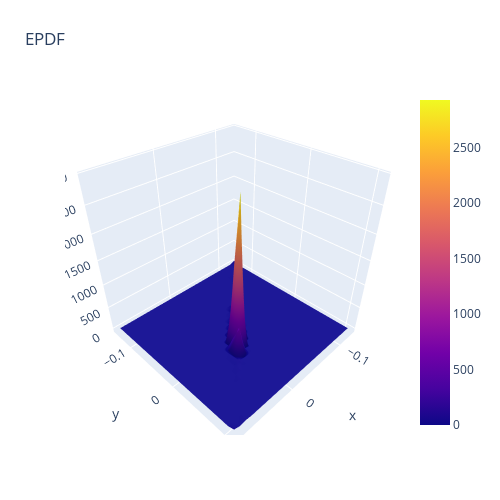

Here is the notebook cell this chart was saved with:
### Code cell
import plotly.graph_objects as go
import pandas as pd
import numpy as np
# Read data from a csv
z_data = kd.iloc[:, 2:]
z = z_data.values
sh_0, sh_1 = z.shape
x, y = kd['x'], kd['y']
fig = go.Figure(data=[go.Surface(z=z, x=x, y=y)])
fig.update_layout(title='EPDF', autosize=False,
                  width=500, height=500,
                  margin=dict(l=65, r=50, b=65, t=90))
fig.show()
save_fig('fig')

### Figure 1 — Plotly figure (JSON) as saved in the notebook; plotly's stock layout.template omitted (floating-point values rounded to 4 significant figures; data arrays with more than 128 entries replaced by an {"elided": "..."} marker saying what was removed)
{"data": [{"type": "surface", "x": [-0.1277, -0.1186, -0.1095, -0.1005, -0.09143, -0.08237, -0.07332, -0.06426, -0.05521, -0.04615, -0.0371, -0.02804, -0.01898, -0.009929, -0.0008732, 0.008182, 0.01724, 0.02629, 0.03535, 0.04441, 0.05346, 0.06252, 0.07157, 0.08063, 0.08968], "y": [-0.1384, -0.1282, -0.1179, -0.1077, -0.09741, -0.08716, -0.0769, -0.06665, -0.0564, -0.04615, -0.03589, -0.02564, -0.01539, -0.005135, 0.005118, 0.01537, 0.02562, 0.03588, 0.04613, 0.05638, 0.06663, 0.07689, 0.08714, 0.09739, 0.1076], "z": {"elided": "25x25 float values"}}], "layout": {"autosize": false, "height": 500, "margin": {"b": 65, "l": 65, "r": 50, "t": 90}, "title": {"text": "EPDF"}, "width": 500}}
